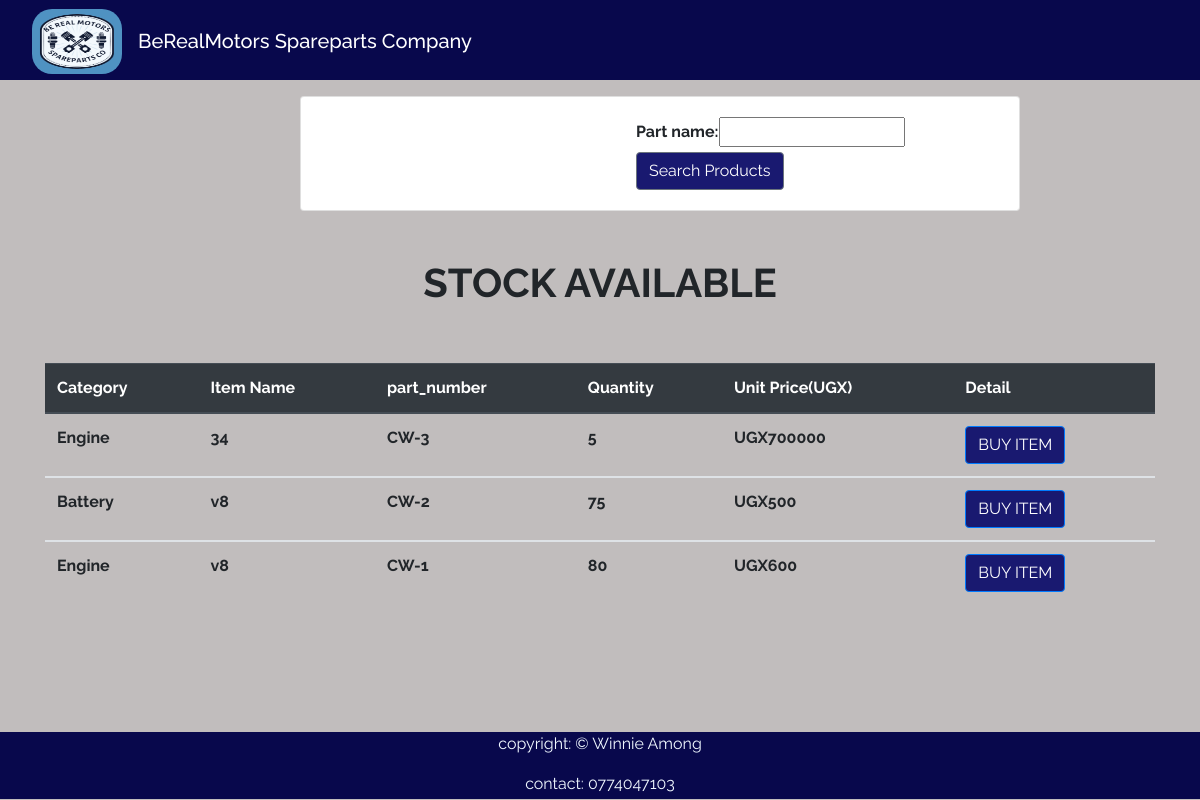
Before: /home/ with the older database file.
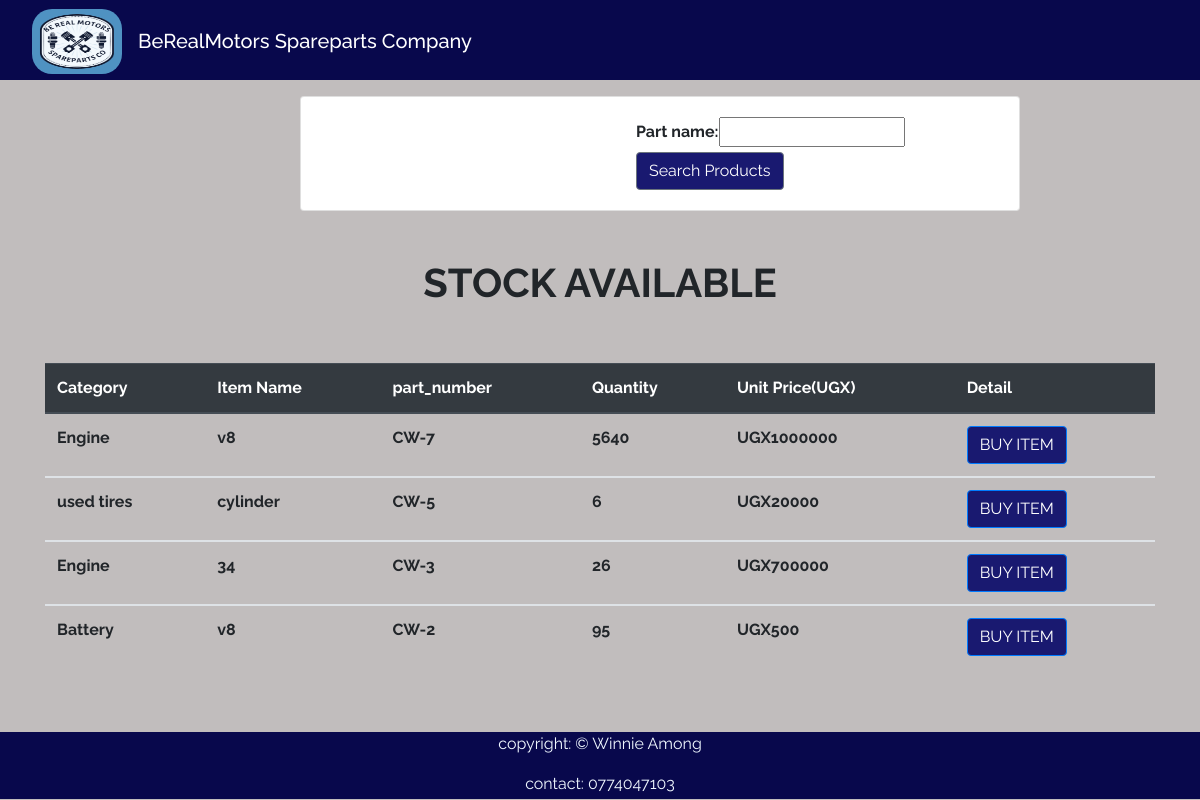
After: the same page with the newer database file.
### spareApp/models.py (models this page shows, shortened)
class Product(models.Model):
    Category_name = models.ForeignKey(Category,on_delete=models.CASCADE,null=False, blank=False)
    part_name = models.CharField(max_length=50, null = False, blank=False)
    country_of_origin = models.CharField(max_length=50,null=False,blank=False)
    total_quantity = models.IntegerField(default=0, null=False, blank=False)
    issued_quantity = models.IntegerField(default=0, null=False,blank=False)
    received_quantity = models.IntegerField(default=0, null=False,blank=False)
    unit_price =models.IntegerField(default=0, null=False,blank=False)
    arrival_date =models.DateField(default=timezone.now)
    branch_name =models.CharField(max_length=100, null=False,blank=False)
    part_number = models.IntegerField(default=0,null=True,blank=True)

class Category(models.Model):
    name = models.CharField(max_length = 50, null = False, blank = False, unique=True)
    def __str__(self):
        return self.name

### spareApp/views.py (the view)
# urls.py: 2. Add a URL to urlpatterns:  path('', views.home, name='home')
def home(request):
    Products = Product.objects.all().order_by('-id')
    Product_filters = ProductFilter(request.GET,queryset = Products)
    Products = Product_filters.qs
    return render(request,'spare/home.html',{'products':Products,'product_filters':Product_filters})

### template/spare/home.html
{% extends 'spare/base.html'%}
{% block content%}
<br></br><br><br>
<div class="card" style="width: 60%; margin-left: 300px;">
  <div class="card-body">
    <div class="container">
      <form action="" id="Search" method="GET" style="padding-left:300px; font-weight: bolder;">
        {{product_filters.form}}
        <input type="submit" value="Search Products" style="background-color: #191970;" class="btn btn-secondary btn"/>
      </form>
    </div>
  </div>
</div>
<br>
<br>
<div class="container">
  <h1 class="text-center" style="font-weight: bolder;">STOCK AVAILABLE</h1>
  <br>
  <br>
  <table class="table">
    <thead class="thead-dark">
      <tr>
        <th scope="col">Category</th>
        <th scope="col">Item Name</th>
        <th scope="col">part_number</th>
        <th scope="col">Quantity</th>
        <th scope="col">Unit Price(UGX)</th>
        <th scope="col">Detail</th>
      </tr>
    </thead>
    {% for product in products %}
    <tbody>
      <tr>
        <td style="font-weight: bolder;">{{product.Category_name}}</td>
        <td style="font-weight: bolder;">{{product.part_name}}</td>
        <td style="font-weight: bolder;">CW-{{product.id}}</td>
        <td style="font-weight: bolder;">{{product.total_quantity}}</td>
        <td style="font-weight: bolder;">UGX{{product.unit_price}}</td>
        <td><a href="{% url 'product_detail' product.id %}"><input type="submit" value="BUY ITEM"
              class="btn btn-primary btn" type="button" style="background-color: #191970;" /></a></td>
      </tr>
    </tbody>
    {% endfor %}
  </table>
</div>
<br>
<br>
<br>
{% endblock %}

Changed rows visible on the page:
removed Product: Category_name "Engine", part_name "v8", id "1", total_quantity "80", unit_price "600"
added Product: Category_name "Engine", part_name "v8", id "7", total_quantity "5640", unit_price "1000000"
added Product: Category_name "used tires", part_name "cylinder", id "5", total_quantity "6", unit_price "20000"
changed Product id 3: total_quantity "5" → "26"
changed Product "Battery": total_quantity "75" → "95"
